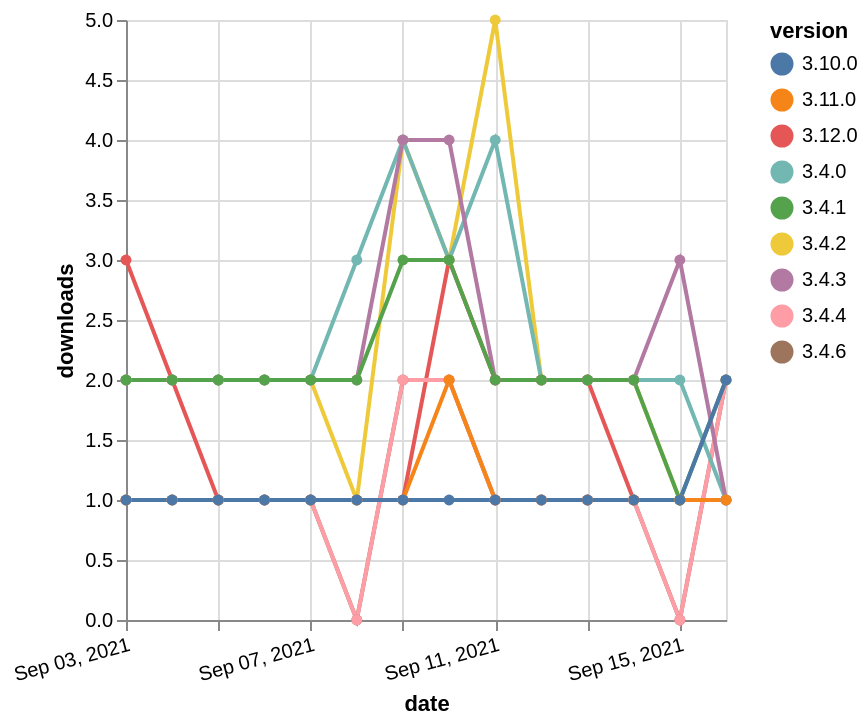

Express this chart as Vega-Lite.
### Vega-Lite specification from a JSON file in a GitHub repository (floating-point values rounded to 4 significant figures)
{"$schema": "https://vega.github.io/schema/vega-lite/v5.json", "description": "A simple bar chart with embedded data.", "data": {"values": [{"date": "2021-09-03", "total": 207, "delta": 3, "version": "3.12.0"}, {"date": "2021-09-04", "total": 209, "delta": 2, "version": "3.12.0"}, {"date": "2021-09-05", "total": 210, "delta": 1, "version": "3.12.0"}, {"date": "2021-09-06", "total": 211, "delta": 1, "version": "3.12.0"}, {"date": "2021-09-07", "total": 212, "delta": 1, "version": "3.12.0"}, {"date": "2021-09-08", "total": 213, "delta": 1, "version": "3.12.0"}, {"date": "2021-09-09", "total": 214, "delta": 1, "version": "3.12.0"}, {"date": "2021-09-10", "total": 217, "delta": 3, "version": "3.12.0"}, {"date": "2021-09-11", "total": 219, "delta": 2, "version": "3.12.0"}, {"date": "2021-09-12", "total": 221, "delta": 2, "version": "3.12.0"}, {"date": "2021-09-13", "total": 223, "delta": 2, "version": "3.12.0"}, {"date": "2021-09-14", "total": 224, "delta": 1, "version": "3.12.0"}, {"date": "2021-09-15", "total": 225, "delta": 1, "version": "3.12.0"}, {"date": "2021-09-16", "total": 226, "delta": 1, "version": "3.12.0"}, {"date": "2021-09-03", "total": 187, "delta": 1, "version": "3.4.6"}, {"date": "2021-09-04", "total": 188, "delta": 1, "version": "3.4.6"}, {"date": "2021-09-05", "total": 189, "delta": 1, "version": "3.4.6"}, {"date": "2021-09-06", "total": 190, "delta": 1, "version": "3.4.6"}, {"date": "2021-09-07", "total": 191, "delta": 1, "version": "3.4.6"}, {"date": "2021-09-08", "total": 191, "delta": 0, "version": "3.4.6"}, {"date": "2021-09-09", "total": 193, "delta": 2, "version": "3.4.6"}, {"date": "2021-09-10", "total": 195, "delta": 2, "version": "3.4.6"}, {"date": "2021-09-11", "total": 196, "delta": 1, "version": "3.4.6"}, {"date": "2021-09-12", "total": 197, "delta": 1, "version": "3.4.6"}, {"date": "2021-09-13", "total": 198, "delta": 1, "version": "3.4.6"}, {"date": "2021-09-14", "total": 199, "delta": 1, "version": "3.4.6"}, {"date": "2021-09-15", "total": 199, "delta": 0, "version": "3.4.6"}, {"date": "2021-09-16", "total": 201, "delta": 2, "version": "3.4.6"}, {"date": "2021-09-03", "total": 2931, "delta": 2, "version": "3.4.2"}, {"date": "2021-09-04", "total": 2933, "delta": 2, "version": "3.4.2"}, {"date": "2021-09-05", "total": 2935, "delta": 2, "version": "3.4.2"}, {"date": "2021-09-06", "total": 2937, "delta": 2, "version": "3.4.2"}, {"date": "2021-09-07", "total": 2939, "delta": 2, "version": "3.4.2"}, {"date": "2021-09-08", "total": 2940, "delta": 1, "version": "3.4.2"}, {"date": "2021-09-09", "total": 2944, "delta": 4, "version": "3.4.2"}, {"date": "2021-09-10", "total": 2947, "delta": 3, "version": "3.4.2"}, {"date": "2021-09-11", "total": 2952, "delta": 5, "version": "3.4.2"}, {"date": "2021-09-12", "total": 2954, "delta": 2, "version": "3.4.2"}, {"date": "2021-09-13", "total": 2956, "delta": 2, "version": "3.4.2"}, {"date": "2021-09-14", "total": 2958, "delta": 2, "version": "3.4.2"}, {"date": "2021-09-15", "total": 2959, "delta": 1, "version": "3.4.2"}, {"date": "2021-09-16", "total": 2960, "delta": 1, "version": "3.4.2"}, {"date": "2021-09-03", "total": 231, "delta": 1, "version": "3.4.4"}, {"date": "2021-09-04", "total": 232, "delta": 1, "version": "3.4.4"}, {"date": "2021-09-05", "total": 233, "delta": 1, "version": "3.4.4"}, {"date": "2021-09-06", "total": 234, "delta": 1, "version": "3.4.4"}, {"date": "2021-09-07", "total": 235, "delta": 1, "version": "3.4.4"}, {"date": "2021-09-08", "total": 235, "delta": 0, "version": "3.4.4"}, {"date": "2021-09-09", "total": 237, "delta": 2, "version": "3.4.4"}, {"date": "2021-09-10", "total": 239, "delta": 2, "version": "3.4.4"}, {"date": "2021-09-11", "total": 240, "delta": 1, "version": "3.4.4"}, {"date": "2021-09-12", "total": 241, "delta": 1, "version": "3.4.4"}, {"date": "2021-09-13", "total": 242, "delta": 1, "version": "3.4.4"}, {"date": "2021-09-14", "total": 243, "delta": 1, "version": "3.4.4"}, {"date": "2021-09-15", "total": 243, "delta": 0, "version": "3.4.4"}, {"date": "2021-09-16", "total": 245, "delta": 2, "version": "3.4.4"}, {"date": "2021-09-03", "total": 3005, "delta": 2, "version": "3.4.0"}, {"date": "2021-09-04", "total": 3007, "delta": 2, "version": "3.4.0"}, {"date": "2021-09-05", "total": 3009, "delta": 2, "version": "3.4.0"}, {"date": "2021-09-06", "total": 3011, "delta": 2, "version": "3.4.0"}, {"date": "2021-09-07", "total": 3013, "delta": 2, "version": "3.4.0"}, {"date": "2021-09-08", "total": 3016, "delta": 3, "version": "3.4.0"}, {"date": "2021-09-09", "total": 3020, "delta": 4, "version": "3.4.0"}, {"date": "2021-09-10", "total": 3023, "delta": 3, "version": "3.4.0"}, {"date": "2021-09-11", "total": 3027, "delta": 4, "version": "3.4.0"}, {"date": "2021-09-12", "total": 3029, "delta": 2, "version": "3.4.0"}, {"date": "2021-09-13", "total": 3031, "delta": 2, "version": "3.4.0"}, {"date": "2021-09-14", "total": 3033, "delta": 2, "version": "3.4.0"}, {"date": "2021-09-15", "total": 3035, "delta": 2, "version": "3.4.0"}, {"date": "2021-09-16", "total": 3036, "delta": 1, "version": "3.4.0"}, {"date": "2021-09-03", "total": 2401, "delta": 2, "version": "3.4.3"}, {"date": "2021-09-04", "total": 2403, "delta": 2, "version": "3.4.3"}, {"date": "2021-09-05", "total": 2405, "delta": 2, "version": "3.4.3"}, {"date": "2021-09-06", "total": 2407, "delta": 2, "version": "3.4.3"}, {"date": "2021-09-07", "total": 2409, "delta": 2, "version": "3.4.3"}, {"date": "2021-09-08", "total": 2411, "delta": 2, "version": "3.4.3"}, {"date": "2021-09-09", "total": 2415, "delta": 4, "version": "3.4.3"}, {"date": "2021-09-10", "total": 2419, "delta": 4, "version": "3.4.3"}, {"date": "2021-09-11", "total": 2421, "delta": 2, "version": "3.4.3"}, {"date": "2021-09-12", "total": 2423, "delta": 2, "version": "3.4.3"}, {"date": "2021-09-13", "total": 2425, "delta": 2, "version": "3.4.3"}, {"date": "2021-09-14", "total": 2427, "delta": 2, "version": "3.4.3"}, {"date": "2021-09-15", "total": 2430, "delta": 3, "version": "3.4.3"}, {"date": "2021-09-16", "total": 2431, "delta": 1, "version": "3.4.3"}, {"date": "2021-09-03", "total": 2524, "delta": 2, "version": "3.4.1"}, {"date": "2021-09-04", "total": 2526, "delta": 2, "version": "3.4.1"}, {"date": "2021-09-05", "total": 2528, "delta": 2, "version": "3.4.1"}, {"date": "2021-09-06", "total": 2530, "delta": 2, "version": "3.4.1"}, {"date": "2021-09-07", "total": 2532, "delta": 2, "version": "3.4.1"}, {"date": "2021-09-08", "total": 2534, "delta": 2, "version": "3.4.1"}, {"date": "2021-09-09", "total": 2537, "delta": 3, "version": "3.4.1"}, {"date": "2021-09-10", "total": 2540, "delta": 3, "version": "3.4.1"}, {"date": "2021-09-11", "total": 2542, "delta": 2, "version": "3.4.1"}, {"date": "2021-09-12", "total": 2544, "delta": 2, "version": "3.4.1"}, {"date": "2021-09-13", "total": 2546, "delta": 2, "version": "3.4.1"}, {"date": "2021-09-14", "total": 2548, "delta": 2, "version": "3.4.1"}, {"date": "2021-09-15", "total": 2549, "delta": 1, "version": "3.4.1"}, {"date": "2021-09-16", "total": 2551, "delta": 2, "version": "3.4.1"}, {"date": "2021-09-03", "total": 151, "delta": 1, "version": "3.11.0"}, {"date": "2021-09-04", "total": 152, "delta": 1, "version": "3.11.0"}, {"date": "2021-09-05", "total": 153, "delta": 1, "version": "3.11.0"}, {"date": "2021-09-06", "total": 154, "delta": 1, "version": "3.11.0"}, {"date": "2021-09-07", "total": 155, "delta": 1, "version": "3.11.0"}, {"date": "2021-09-08", "total": 156, "delta": 1, "version": "3.11.0"}, {"date": "2021-09-09", "total": 157, "delta": 1, "version": "3.11.0"}, {"date": "2021-09-10", "total": 159, "delta": 2, "version": "3.11.0"}, {"date": "2021-09-11", "total": 160, "delta": 1, "version": "3.11.0"}, {"date": "2021-09-12", "total": 161, "delta": 1, "version": "3.11.0"}, {"date": "2021-09-13", "total": 162, "delta": 1, "version": "3.11.0"}, {"date": "2021-09-14", "total": 163, "delta": 1, "version": "3.11.0"}, {"date": "2021-09-15", "total": 164, "delta": 1, "version": "3.11.0"}, {"date": "2021-09-16", "total": 165, "delta": 1, "version": "3.11.0"}, {"date": "2021-09-03", "total": 167, "delta": 1, "version": "3.10.0"}, {"date": "2021-09-04", "total": 168, "delta": 1, "version": "3.10.0"}, {"date": "2021-09-05", "total": 169, "delta": 1, "version": "3.10.0"}, {"date": "2021-09-06", "total": 170, "delta": 1, "version": "3.10.0"}, {"date": "2021-09-07", "total": 171, "delta": 1, "version": "3.10.0"}, {"date": "2021-09-08", "total": 172, "delta": 1, "version": "3.10.0"}, {"date": "2021-09-09", "total": 173, "delta": 1, "version": "3.10.0"}, {"date": "2021-09-10", "total": 174, "delta": 1, "version": "3.10.0"}, {"date": "2021-09-11", "total": 175, "delta": 1, "version": "3.10.0"}, {"date": "2021-09-12", "total": 176, "delta": 1, "version": "3.10.0"}, {"date": "2021-09-13", "total": 177, "delta": 1, "version": "3.10.0"}, {"date": "2021-09-14", "total": 178, "delta": 1, "version": "3.10.0"}, {"date": "2021-09-15", "total": 179, "delta": 1, "version": "3.10.0"}, {"date": "2021-09-16", "total": 181, "delta": 2, "version": "3.10.0"}]}, "width": "container", "mark": {"type": "line", "point": {"filled": true}}, "encoding": {"x": {"field": "date", "type": "temporal", "timeUnit": "yearmonthdate", "title": "date", "axis": {"labelAngle": -15}}, "y": {"field": "delta", "type": "quantitative", "title": "downloads"}, "color": {"field": "version", "type": "nominal"}, "tooltip": {"field": "delta"}}}
